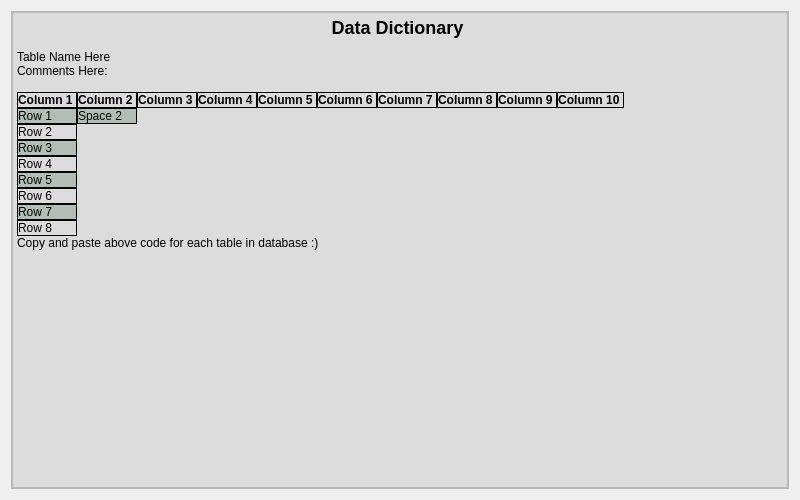
<?xml version="1.0" encoding="UTF-8"?>
<ui version="4.0">
 <class>Data_Dictionary</class>
 <widget class="QDialog" name="Data_Dictionary">
  <property name="geometry">
   <rect>
    <x>0</x>
    <y>0</y>
    <width>800</width>
    <height>500</height>
   </rect>
  </property>
  <property name="windowTitle">
   <string>Dialog</string>
  </property>
  <layout class="QHBoxLayout" name="horizontalLayout">
   <item>
    <widget class="QFrame" name="frame">
     <property name="frameShape">
      <enum>QFrame::StyledPanel</enum>
     </property>
     <property name="frameShadow">
      <enum>QFrame::Raised</enum>
     </property>
     <layout class="QVBoxLayout" name="verticalLayout">
      <property name="leftMargin">
       <number>0</number>
      </property>
      <property name="topMargin">
       <number>0</number>
      </property>
      <property name="rightMargin">
       <number>0</number>
      </property>
      <property name="bottomMargin">
       <number>0</number>
      </property>
      <item>
       <widget class="QTextBrowser" name="fileDisplay">
        <property name="html">
         <string>&lt;!DOCTYPE HTML PUBLIC &quot;-//W3C//DTD HTML 4.0//EN&quot; &quot;http://www.w3.org/TR/REC-html40/strict.dtd&quot;&gt;
&lt;html&gt;&lt;head&gt;&lt;meta name=&quot;qrichtext&quot; content=&quot;1&quot; /&gt;&lt;meta charset=&quot;utf-8&quot; /&gt;&lt;style type=&quot;text/css&quot;&gt;
p, li { white-space: pre-wrap; }
&lt;/style&gt;&lt;/head&gt;&lt;body style=&quot; font-family:'Segoe UI'; font-size:9pt; font-weight:400; font-style:normal;&quot; bgcolor=&quot;#dcdcdc&quot;&gt;
&lt;h2 align=&quot;center&quot; style=&quot; margin-top:16px; margin-bottom:0px; margin-left:0px; margin-right:0px; -qt-block-indent:0; text-indent:0px;&quot;&gt;&lt;span style=&quot; font-family:'verdana'; font-size:x-large; font-weight:700;&quot;&gt;Data Dictionary &lt;/span&gt;&lt;/h2&gt;
&lt;p style=&quot; margin-top:12px; margin-bottom:12px; margin-left:0px; margin-right:0px; -qt-block-indent:0; text-indent:0px;&quot;&gt;&lt;span style=&quot; font-family:'helvetica';&quot;&gt;Table Name Here&lt;br /&gt;Comments Here:&lt;br /&gt;&lt;/span&gt;&lt;/p&gt;
&lt;table border=&quot;0&quot; style=&quot; margin-top:0px; margin-bottom:0px; margin-left:0px; margin-right:0px;&quot; cellspacing=&quot;0&quot; cellpadding=&quot;0&quot;&gt;
&lt;tr&gt;
&lt;td style=&quot; border-top:1px; border-right:1px; border-bottom:1px; border-left:1px; border-top-color:#000000; border-right-color:#000000; border-bottom-color:#000000; border-left-color:#000000; border-top-style:solid; border-right-style:solid; border-bottom-style:solid; border-left-style:solid;&quot;&gt;
&lt;p align=&quot;center&quot; style=&quot; margin-top:0px; margin-bottom:0px; margin-left:0px; margin-right:0px; -qt-block-indent:0; text-indent:0px;&quot;&gt;&lt;span style=&quot; font-family:'helvetica'; font-weight:700;&quot;&gt;Column 1 &lt;/span&gt;&lt;/p&gt;&lt;/td&gt;
&lt;td style=&quot; border-top:1px; border-right:1px; border-bottom:1px; border-left:1px; border-top-color:#000000; border-right-color:#000000; border-bottom-color:#000000; border-left-color:#000000; border-top-style:solid; border-right-style:solid; border-bottom-style:solid; border-left-style:solid;&quot;&gt;
&lt;p align=&quot;center&quot; style=&quot; margin-top:0px; margin-bottom:0px; margin-left:0px; margin-right:0px; -qt-block-indent:0; text-indent:0px;&quot;&gt;&lt;span style=&quot; font-family:'helvetica'; font-weight:700;&quot;&gt;Column 2 &lt;/span&gt;&lt;/p&gt;&lt;/td&gt;
&lt;td style=&quot; border-top:1px; border-right:1px; border-bottom:1px; border-left:1px; border-top-color:#000000; border-right-color:#000000; border-bottom-color:#000000; border-left-color:#000000; border-top-style:solid; border-right-style:solid; border-bottom-style:solid; border-left-style:solid;&quot;&gt;
&lt;p align=&quot;center&quot; style=&quot; margin-top:0px; margin-bottom:0px; margin-left:0px; margin-right:0px; -qt-block-indent:0; text-indent:0px;&quot;&gt;&lt;span style=&quot; font-family:'helvetica'; font-weight:700;&quot;&gt;Column 3 &lt;/span&gt;&lt;/p&gt;&lt;/td&gt;
&lt;td style=&quot; border-top:1px; border-right:1px; border-bottom:1px; border-left:1px; border-top-color:#000000; border-right-color:#000000; border-bottom-color:#000000; border-left-color:#000000; border-top-style:solid; border-right-style:solid; border-bottom-style:solid; border-left-style:solid;&quot;&gt;
&lt;p align=&quot;center&quot; style=&quot; margin-top:0px; margin-bottom:0px; margin-left:0px; margin-right:0px; -qt-block-indent:0; text-indent:0px;&quot;&gt;&lt;span style=&quot; font-family:'helvetica'; font-weight:700;&quot;&gt;Column 4 &lt;/span&gt;&lt;/p&gt;&lt;/td&gt;
&lt;td style=&quot; border-top:1px; border-right:1px; border-bottom:1px; border-left:1px; border-top-color:#000000; border-right-color:#000000; border-bottom-color:#000000; border-left-color:#000000; border-top-style:solid; border-right-style:solid; border-bottom-style:solid; border-left-style:solid;&quot;&gt;
&lt;p align=&quot;center&quot; style=&quot; margin-top:0px; margin-bottom:0px; margin-left:0px; margin-right:0px; -qt-block-indent:0; text-indent:0px;&quot;&gt;&lt;span style=&quot; font-family:'helvetica'; font-weight:700;&quot;&gt;Column 5 &lt;/span&gt;&lt;/p&gt;&lt;/td&gt;
&lt;td style=&quot; border-top:1px; border-right:1px; border-bottom:1px; border-left:1px; border-top-color:#000000; border-right-color:#000000; border-bottom-color:#000000; border-left-color:#000000; border-top-style:solid; border-right-style:solid; border-bottom-style:solid; border-left-style:solid;&quot;&gt;
&lt;p align=&quot;center&quot; style=&quot; margin-top:0px; margin-bottom:0px; margin-left:0px; margin-right:0px; -qt-block-indent:0; text-indent:0px;&quot;&gt;&lt;span style=&quot; font-family:'helvetica'; font-weight:700;&quot;&gt;Column 6 &lt;/span&gt;&lt;/p&gt;&lt;/td&gt;
&lt;td style=&quot; border-top:1px; border-right:1px; border-bottom:1px; border-left:1px; border-top-color:#000000; border-right-color:#000000; border-bottom-color:#000000; border-left-color:#000000; border-top-style:solid; border-right-style:solid; border-bottom-style:solid; border-left-style:solid;&quot;&gt;
&lt;p align=&quot;center&quot; style=&quot; margin-top:0px; margin-bottom:0px; margin-left:0px; margin-right:0px; -qt-block-indent:0; text-indent:0px;&quot;&gt;&lt;span style=&quot; font-family:'helvetica'; font-weight:700;&quot;&gt;Column 7 &lt;/span&gt;&lt;/p&gt;&lt;/td&gt;
&lt;td style=&quot; border-top:1px; border-right:1px; border-bottom:1px; border-left:1px; border-top-color:#000000; border-right-color:#000000; border-bottom-color:#000000; border-left-color:#000000; border-top-style:solid; border-right-style:solid; border-bottom-style:solid; border-left-style:solid;&quot;&gt;
&lt;p align=&quot;center&quot; style=&quot; margin-top:0px; margin-bottom:0px; margin-left:0px; margin-right:0px; -qt-block-indent:0; text-indent:0px;&quot;&gt;&lt;span style=&quot; font-family:'helvetica'; font-weight:700;&quot;&gt;Column 8 &lt;/span&gt;&lt;/p&gt;&lt;/td&gt;
&lt;td style=&quot; border-top:1px; border-right:1px; border-bottom:1px; border-left:1px; border-top-color:#000000; border-right-color:#000000; border-bottom-color:#000000; border-left-color:#000000; border-top-style:solid; border-right-style:solid; border-bottom-style:solid; border-left-style:solid;&quot;&gt;
&lt;p align=&quot;center&quot; style=&quot; margin-top:0px; margin-bottom:0px; margin-left:0px; margin-right:0px; -qt-block-indent:0; text-indent:0px;&quot;&gt;&lt;span style=&quot; font-family:'helvetica'; font-weight:700;&quot;&gt;Column 9 &lt;/span&gt;&lt;/p&gt;&lt;/td&gt;
&lt;td style=&quot; border-top:1px; border-right:1px; border-bottom:1px; border-left:1px; border-top-color:#000000; border-right-color:#000000; border-bottom-color:#000000; border-left-color:#000000; border-top-style:solid; border-right-style:solid; border-bottom-style:solid; border-left-style:solid;&quot;&gt;
&lt;p align=&quot;center&quot; style=&quot; margin-top:0px; margin-bottom:0px; margin-left:0px; margin-right:0px; -qt-block-indent:0; text-indent:0px;&quot;&gt;&lt;span style=&quot; font-family:'helvetica'; font-weight:700;&quot;&gt;Column 10 &lt;/span&gt;&lt;/p&gt;&lt;/td&gt;&lt;/tr&gt;
&lt;tr&gt;
&lt;td bgcolor=&quot;#b2beb5&quot; style=&quot; border-top:1px; border-right:1px; border-bottom:1px; border-left:1px; border-top-color:#000000; border-right-color:#000000; border-bottom-color:#000000; border-left-color:#000000; border-top-style:solid; border-right-style:solid; border-bottom-style:solid; border-left-style:solid;&quot;&gt;
&lt;p style=&quot; margin-top:0px; margin-bottom:0px; margin-left:0px; margin-right:0px; -qt-block-indent:0; text-indent:0px;&quot;&gt;&lt;span style=&quot; font-family:'helvetica'; color:#000000; background-color:#b2beb5;&quot;&gt;Row 1 &lt;/span&gt;&lt;/p&gt;&lt;/td&gt;
&lt;td bgcolor=&quot;#b2beb5&quot; style=&quot; border-top:1px; border-right:1px; border-bottom:1px; border-left:1px; border-top-color:#000000; border-right-color:#000000; border-bottom-color:#000000; border-left-color:#000000; border-top-style:solid; border-right-style:solid; border-bottom-style:solid; border-left-style:solid;&quot;&gt;
&lt;p style=&quot; margin-top:0px; margin-bottom:0px; margin-left:0px; margin-right:0px; -qt-block-indent:0; text-indent:0px;&quot;&gt;&lt;span style=&quot; font-family:'helvetica'; color:#000000; background-color:#b2beb5;&quot;&gt;Space 2 &lt;/span&gt;&lt;/p&gt;&lt;/td&gt;
&lt;td&gt;&lt;/td&gt;
&lt;td&gt;&lt;/td&gt;
&lt;td&gt;&lt;/td&gt;
&lt;td&gt;&lt;/td&gt;
&lt;td&gt;&lt;/td&gt;
&lt;td&gt;&lt;/td&gt;
&lt;td&gt;&lt;/td&gt;
&lt;td&gt;&lt;/td&gt;&lt;/tr&gt;
&lt;tr&gt;
&lt;td style=&quot; border-top:1px; border-right:1px; border-bottom:1px; border-left:1px; border-top-color:#000000; border-right-color:#000000; border-bottom-color:#000000; border-left-color:#000000; border-top-style:solid; border-right-style:solid; border-bottom-style:solid; border-left-style:solid;&quot;&gt;
&lt;p style=&quot; margin-top:0px; margin-bottom:0px; margin-left:0px; margin-right:0px; -qt-block-indent:0; text-indent:0px;&quot;&gt;&lt;span style=&quot; font-family:'helvetica';&quot;&gt;Row 2 &lt;/span&gt;&lt;/p&gt;&lt;/td&gt;
&lt;td&gt;&lt;/td&gt;
&lt;td&gt;&lt;/td&gt;
&lt;td&gt;&lt;/td&gt;
&lt;td&gt;&lt;/td&gt;
&lt;td&gt;&lt;/td&gt;
&lt;td&gt;&lt;/td&gt;
&lt;td&gt;&lt;/td&gt;
&lt;td&gt;&lt;/td&gt;
&lt;td&gt;&lt;/td&gt;&lt;/tr&gt;
&lt;tr&gt;
&lt;td bgcolor=&quot;#b2beb5&quot; style=&quot; border-top:1px; border-right:1px; border-bottom:1px; border-left:1px; border-top-color:#000000; border-right-color:#000000; border-bottom-color:#000000; border-left-color:#000000; border-top-style:solid; border-right-style:solid; border-bottom-style:solid; border-left-style:solid;&quot;&gt;
&lt;p style=&quot; margin-top:0px; margin-bottom:0px; margin-left:0px; margin-right:0px; -qt-block-indent:0; text-indent:0px;&quot;&gt;&lt;span style=&quot; font-family:'helvetica'; color:#000000; background-color:#b2beb5;&quot;&gt;Row 3 &lt;/span&gt;&lt;/p&gt;&lt;/td&gt;
&lt;td&gt;&lt;/td&gt;
&lt;td&gt;&lt;/td&gt;
&lt;td&gt;&lt;/td&gt;
&lt;td&gt;&lt;/td&gt;
&lt;td&gt;&lt;/td&gt;
&lt;td&gt;&lt;/td&gt;
&lt;td&gt;&lt;/td&gt;
&lt;td&gt;&lt;/td&gt;
&lt;td&gt;&lt;/td&gt;&lt;/tr&gt;
&lt;tr&gt;
&lt;td style=&quot; border-top:1px; border-right:1px; border-bottom:1px; border-left:1px; border-top-color:#000000; border-right-color:#000000; border-bottom-color:#000000; border-left-color:#000000; border-top-style:solid; border-right-style:solid; border-bottom-style:solid; border-left-style:solid;&quot;&gt;
&lt;p style=&quot; margin-top:0px; margin-bottom:0px; margin-left:0px; margin-right:0px; -qt-block-indent:0; text-indent:0px;&quot;&gt;&lt;span style=&quot; font-family:'helvetica';&quot;&gt;Row 4 &lt;/span&gt;&lt;/p&gt;&lt;/td&gt;
&lt;td&gt;&lt;/td&gt;
&lt;td&gt;&lt;/td&gt;
&lt;td&gt;&lt;/td&gt;
&lt;td&gt;&lt;/td&gt;
&lt;td&gt;&lt;/td&gt;
&lt;td&gt;&lt;/td&gt;
&lt;td&gt;&lt;/td&gt;
&lt;td&gt;&lt;/td&gt;
&lt;td&gt;&lt;/td&gt;&lt;/tr&gt;
&lt;tr&gt;
&lt;td bgcolor=&quot;#b2beb5&quot; style=&quot; border-top:1px; border-right:1px; border-bottom:1px; border-left:1px; border-top-color:#000000; border-right-color:#000000; border-bottom-color:#000000; border-left-color:#000000; border-top-style:solid; border-right-style:solid; border-bottom-style:solid; border-left-style:solid;&quot;&gt;
&lt;p style=&quot; margin-top:0px; margin-bottom:0px; margin-left:0px; margin-right:0px; -qt-block-indent:0; text-indent:0px;&quot;&gt;&lt;span style=&quot; font-family:'helvetica'; color:#000000; background-color:#b2beb5;&quot;&gt;Row 5 &lt;/span&gt;&lt;/p&gt;&lt;/td&gt;
&lt;td&gt;&lt;/td&gt;
&lt;td&gt;&lt;/td&gt;
&lt;td&gt;&lt;/td&gt;
&lt;td&gt;&lt;/td&gt;
&lt;td&gt;&lt;/td&gt;
&lt;td&gt;&lt;/td&gt;
&lt;td&gt;&lt;/td&gt;
&lt;td&gt;&lt;/td&gt;
&lt;td&gt;&lt;/td&gt;&lt;/tr&gt;
&lt;tr&gt;
&lt;td style=&quot; border-top:1px; border-right:1px; border-bottom:1px; border-left:1px; border-top-color:#000000; border-right-color:#000000; border-bottom-color:#000000; border-left-color:#000000; border-top-style:solid; border-right-style:solid; border-bottom-style:solid; border-left-style:solid;&quot;&gt;
&lt;p style=&quot; margin-top:0px; margin-bottom:0px; margin-left:0px; margin-right:0px; -qt-block-indent:0; text-indent:0px;&quot;&gt;&lt;span style=&quot; font-family:'helvetica';&quot;&gt;Row 6 &lt;/span&gt;&lt;/p&gt;&lt;/td&gt;
&lt;td&gt;&lt;/td&gt;
&lt;td&gt;&lt;/td&gt;
&lt;td&gt;&lt;/td&gt;
&lt;td&gt;&lt;/td&gt;
&lt;td&gt;&lt;/td&gt;
&lt;td&gt;&lt;/td&gt;
&lt;td&gt;&lt;/td&gt;
&lt;td&gt;&lt;/td&gt;
&lt;td&gt;&lt;/td&gt;&lt;/tr&gt;
&lt;tr&gt;
&lt;td bgcolor=&quot;#b2beb5&quot; style=&quot; border-top:1px; border-right:1px; border-bottom:1px; border-left:1px; border-top-color:#000000; border-right-color:#000000; border-bottom-color:#000000; border-left-color:#000000; border-top-style:solid; border-right-style:solid; border-bottom-style:solid; border-left-style:solid;&quot;&gt;
&lt;p style=&quot; margin-top:0px; margin-bottom:0px; margin-left:0px; margin-right:0px; -qt-block-indent:0; text-indent:0px;&quot;&gt;&lt;span style=&quot; font-family:'helvetica'; color:#000000; background-color:#b2beb5;&quot;&gt;Row 7 &lt;/span&gt;&lt;/p&gt;&lt;/td&gt;
&lt;td&gt;&lt;/td&gt;
&lt;td&gt;&lt;/td&gt;
&lt;td&gt;&lt;/td&gt;
&lt;td&gt;&lt;/td&gt;
&lt;td&gt;&lt;/td&gt;
&lt;td&gt;&lt;/td&gt;
&lt;td&gt;&lt;/td&gt;
&lt;td&gt;&lt;/td&gt;
&lt;td&gt;&lt;/td&gt;&lt;/tr&gt;
&lt;tr&gt;
&lt;td style=&quot; border-top:1px; border-right:1px; border-bottom:1px; border-left:1px; border-top-color:#000000; border-right-color:#000000; border-bottom-color:#000000; border-left-color:#000000; border-top-style:solid; border-right-style:solid; border-bottom-style:solid; border-left-style:solid;&quot;&gt;
&lt;p style=&quot; margin-top:0px; margin-bottom:0px; margin-left:0px; margin-right:0px; -qt-block-indent:0; text-indent:0px;&quot;&gt;&lt;span style=&quot; font-family:'helvetica';&quot;&gt;Row 8 &lt;/span&gt;&lt;/p&gt;&lt;/td&gt;
&lt;td&gt;&lt;/td&gt;
&lt;td&gt;&lt;/td&gt;
&lt;td&gt;&lt;/td&gt;
&lt;td&gt;&lt;/td&gt;
&lt;td&gt;&lt;/td&gt;
&lt;td&gt;&lt;/td&gt;
&lt;td&gt;&lt;/td&gt;
&lt;td&gt;&lt;/td&gt;
&lt;td&gt;&lt;/td&gt;&lt;/tr&gt;&lt;/table&gt;
&lt;p style=&quot; margin-top:12px; margin-bottom:12px; margin-left:0px; margin-right:0px; -qt-block-indent:0; text-indent:0px;&quot;&gt;&lt;span style=&quot; font-family:'helvetica';&quot;&gt;Copy and paste above code for each table in database :) &lt;/span&gt;&lt;/p&gt;&lt;/body&gt;&lt;/html&gt;</string>
        </property>
       </widget>
      </item>
     </layout>
    </widget>
   </item>
  </layout>
 </widget>
 <resources/>
 <connections/>
</ui>
